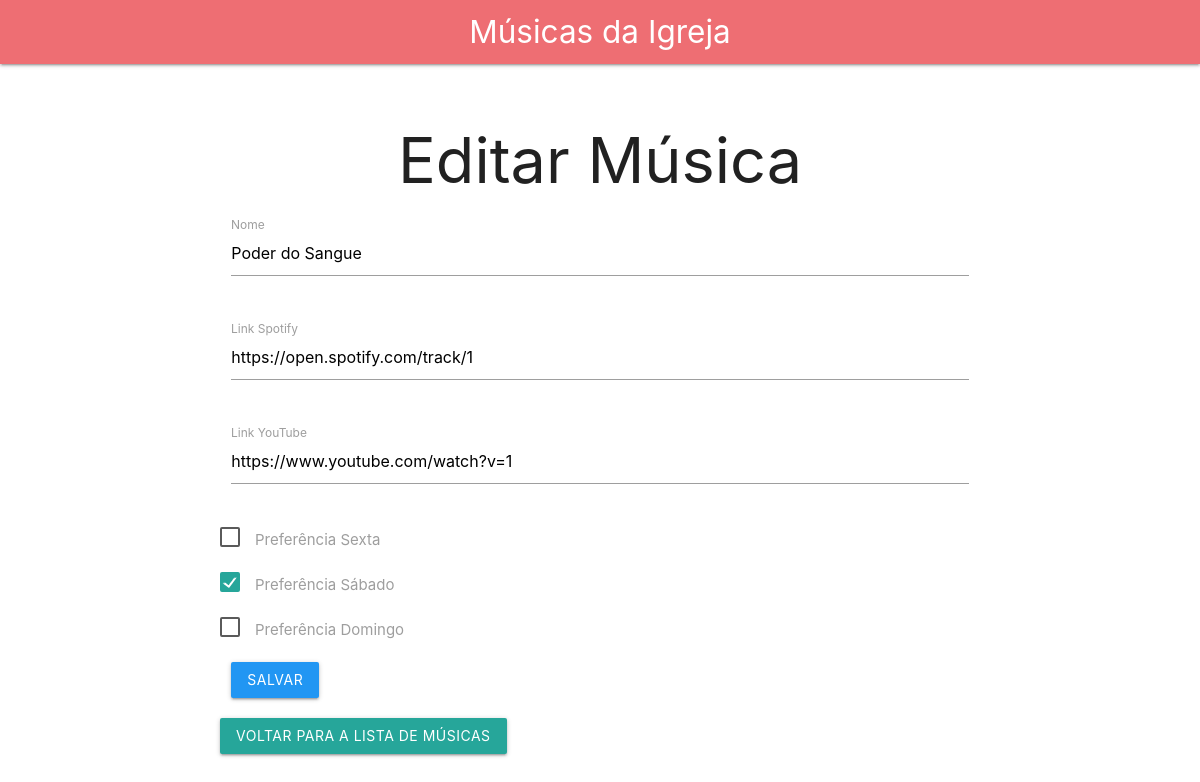
Page /editar_musica/1 on the earlier database version.
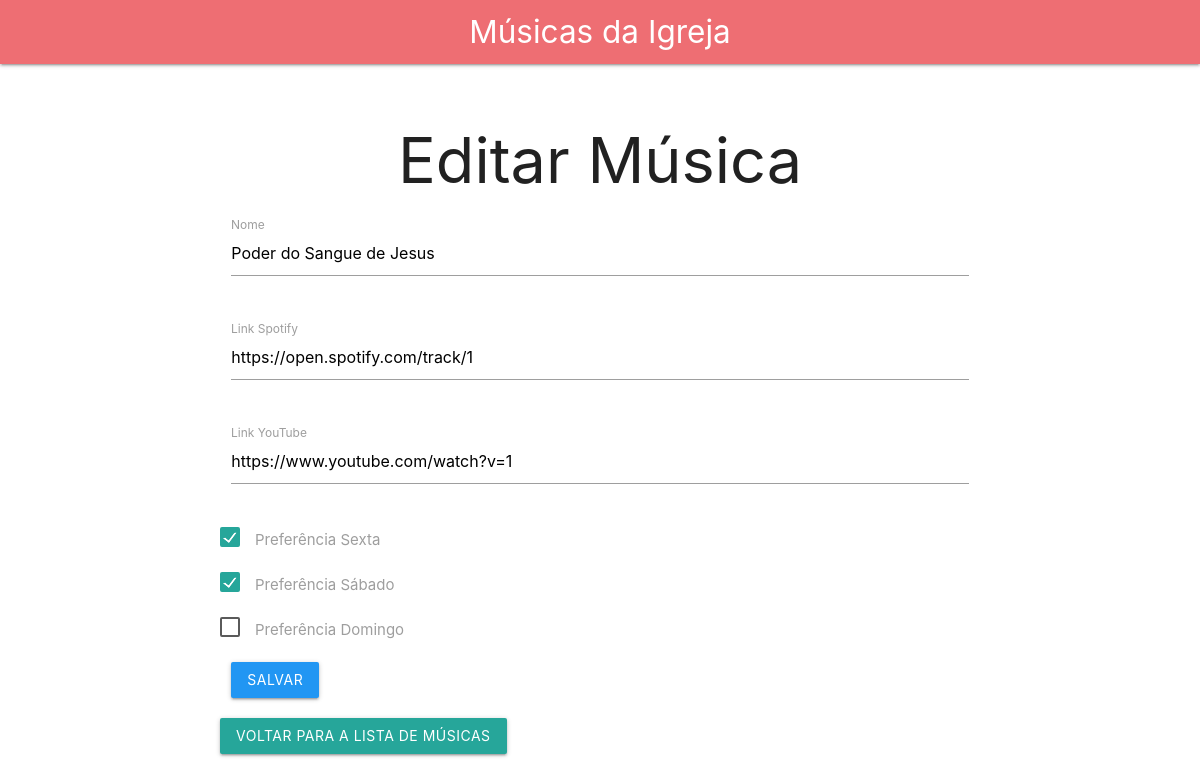
Same page on the later database version.
### app/models/musica.py (models this page shows)
class Musica(Base):
    __tablename__ = "musicas"
    id = Column(Integer, primary_key=True, index=True)
    nome = Column(String, index=True)
    link_spotify = Column(String, index=True)
    link_youtube = Column(String, index=True)
    preferencia_sexta = Column(Integer, default=0)
    preferencia_sabado = Column(Integer, default=0)
    preferencia_domingo = Column(Integer, default=0)

### app/main.py (the view)
@app.get("/editar_musica/{musica_id}", response_class=HTMLResponse)
async def editar_musica_form(request: Request, musica_id: int, db: Session = Depends(get_db)):
    musica_repository = MusicaRepository(db)
    musica = musica_repository.obter_por_id(musica_id)
    return templates.TemplateResponse("criar_musica.html", {"request": request, "musica": musica})

### app/templates/criar_musica.html (shortened to what this page needs)
{% extends "base.html" %}
{% block content %}
<h1>{% if musica %}Editar{% else %}Criar{% endif %} Música</h1>
<div class="row">
    <form class="col s12" action="{% if musica %}/editar_musica/{{ musica.id }}{% else %}/criar_musica{% endif %}" method="post">
        <div class="row">
            <div class="input-field col s12">
                <input id="nome" type="text" name="nome" value="{{ musica.nome if musica else '' }}" required>
                <label for="nome">Nome</label>
            </div>
        </div>
        <div class="row">
            <div class="input-field col s12">
                <input id="link_spotify" type="text" name="link_spotify" value="{{ musica.link_spotify if musica else '' }}" required>
                <label for="link_spotify">Link Spotify</label>
            </div>
        </div>
        <div class="row">
            <div class="input-field col s12">
                <input id="link_youtube" type="text" name="link_youtube" value="{{ musica.link_youtube if musica else '' }}" required>
                <label for="link_youtube">Link YouTube</label>
            </div>
        </div>
        <div class="row">
            <label>
                <span>Preferência Sexta</span>
            </label>
        </div>
        <div class="row">
            <label>
                <span>Preferência Sábado</span>
            </label>
        </div>
        <div class="row">
            <label>
                <span>Preferência Domingo</span>
            </label>
        </div>
        <button type="submit" class="waves-effect waves-light btn blue">Salvar</button>
    </form>
</div>
<a href="/" class="waves-effect waves-light btn">Voltar para a lista de músicas</a>
{% endblock %}

Differences in the rows shown:
changed Musica "https://open.spotify.com/track/1": nome "Poder do Sangue" → "Poder do Sangue de Jesus"
